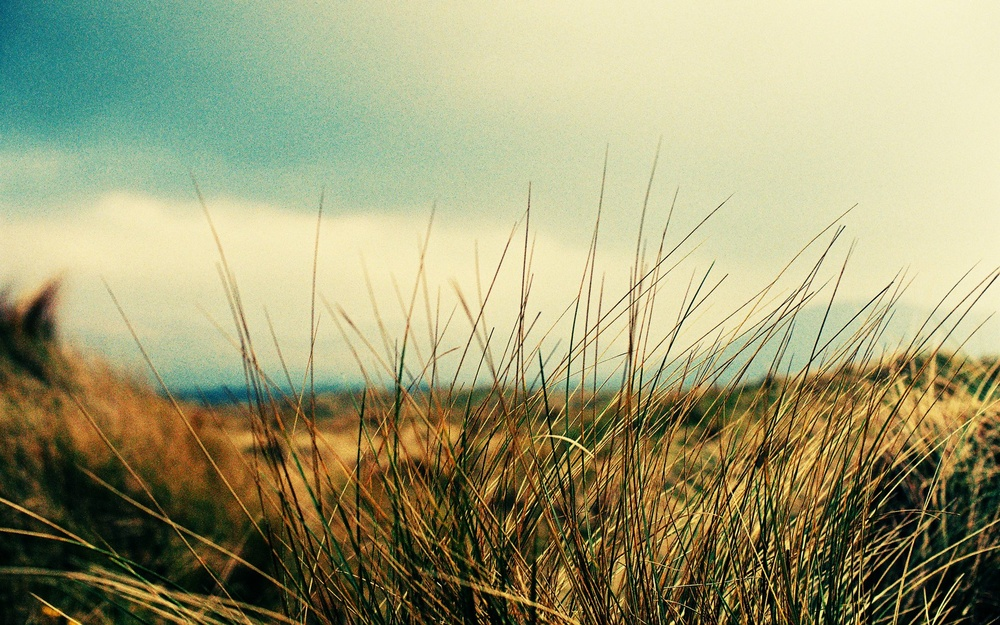
#> input picture test2.jpeg, 1000 x 625 px, shrunk from 1920 x 1200 before the run, given in place of test2.jpg, which was not available
$ python local_gamma_correction.py
#> lines starting #> are read from the running program, lines starting #| are printed output that depends on the picture; pictures that were not available may be replaced by others from this repository, and a replacement may not be noted
import cv2
import numpy as np
import math


def gamma_trans(img, gamma):  # gamma函数处理
    gamma_table = [np.power(x / 255.0, gamma) * 255.0 for x in range(256)]  # 建立映射表
    gamma_table = np.round(np.array(gamma_table)).astype(np.uint8)  # 颜色值为整数
    return cv2.LUT(img, gamma_table)  # 图片颜色查表。另外可以根据光强（颜色）均匀化原则设计自适应算法。


def nothing(x):
    pass


file_path = "D:\\DataSet\\test2.jpg"
# img_gray = cv2.imread(file_path, 0)  # 灰度图读取，用于计算gamma值
img = cv2.imread(file_path)  # 原图读取
#> img is the input picture: shape (625, 1000, 3); mean B, G, R 117.4, 156.3, 158.1
v = cv2.cvtColor(img, cv2.COLOR_BGR2HSV)[:,:,2]
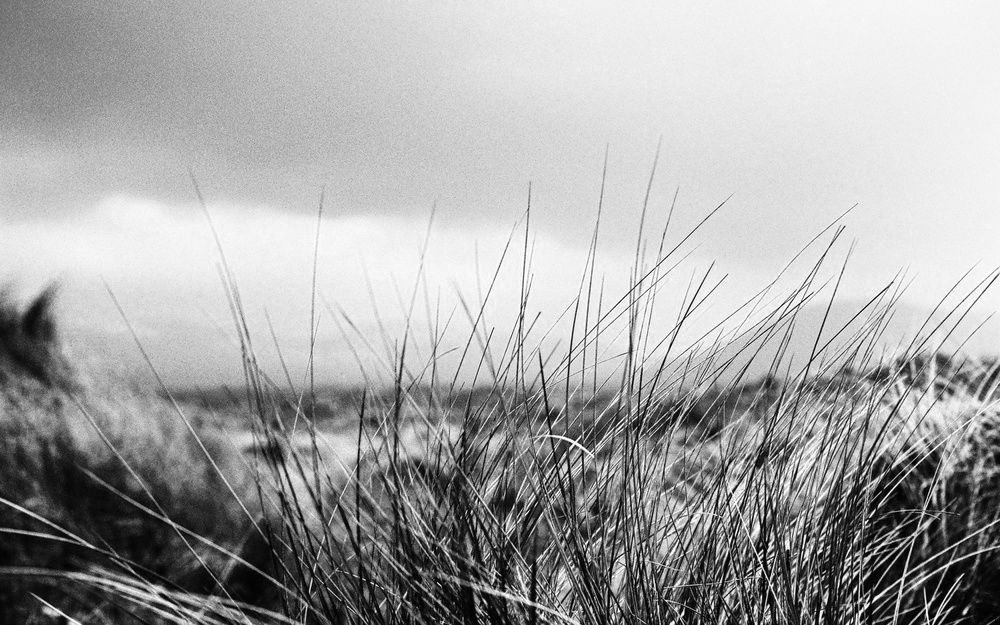
#> v: shape (625, 1000); min 0, max 255, mean 166.8
v_ = cv2.GaussianBlur(v, (3, 3), 1)
# v_ = cv2.blur(v, (11,11))
v_ = 0.5 + (v_/255)*0.3
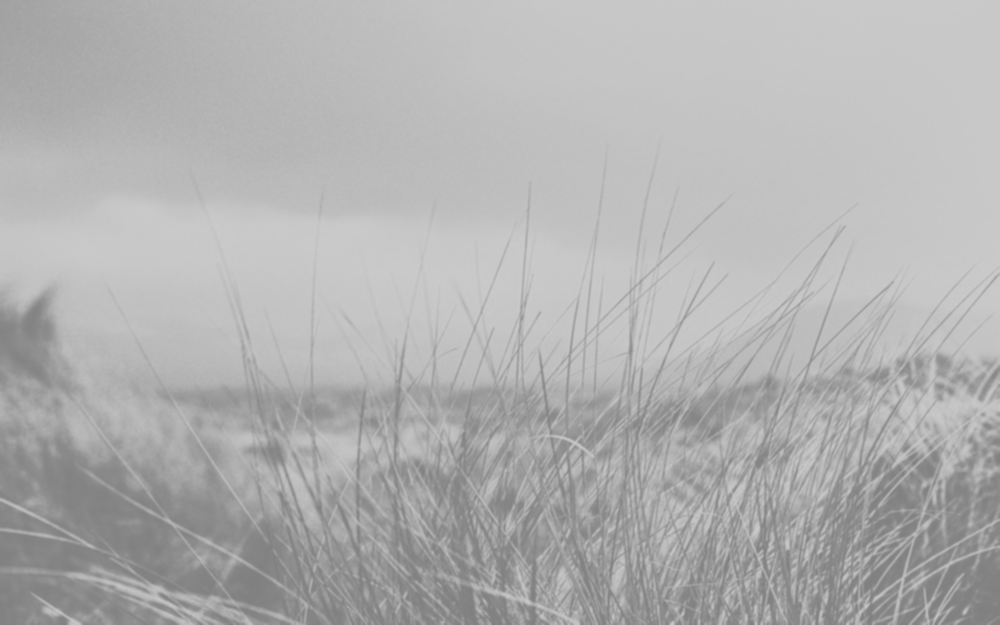
#> v_: shape (625, 1000) float64; min 0.502, max 0.795, mean 0.696
r = img[:, :, 0]
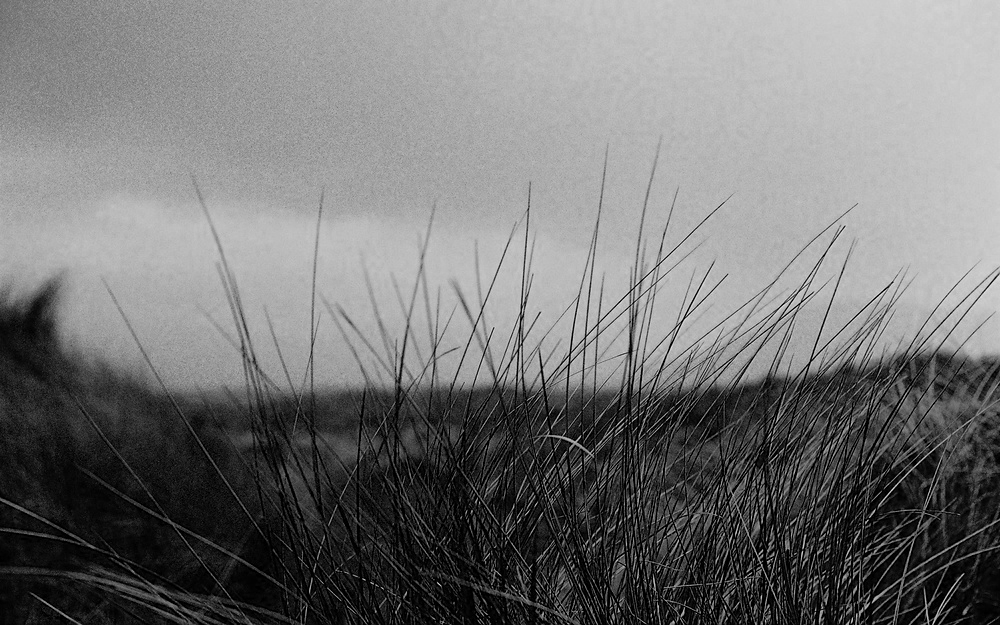
#> r: shape (625, 1000); min 0, max 229, mean 117.4
g = img[:, :, 1]
b = img[:, :, 2]
r = np.power(r, v_)
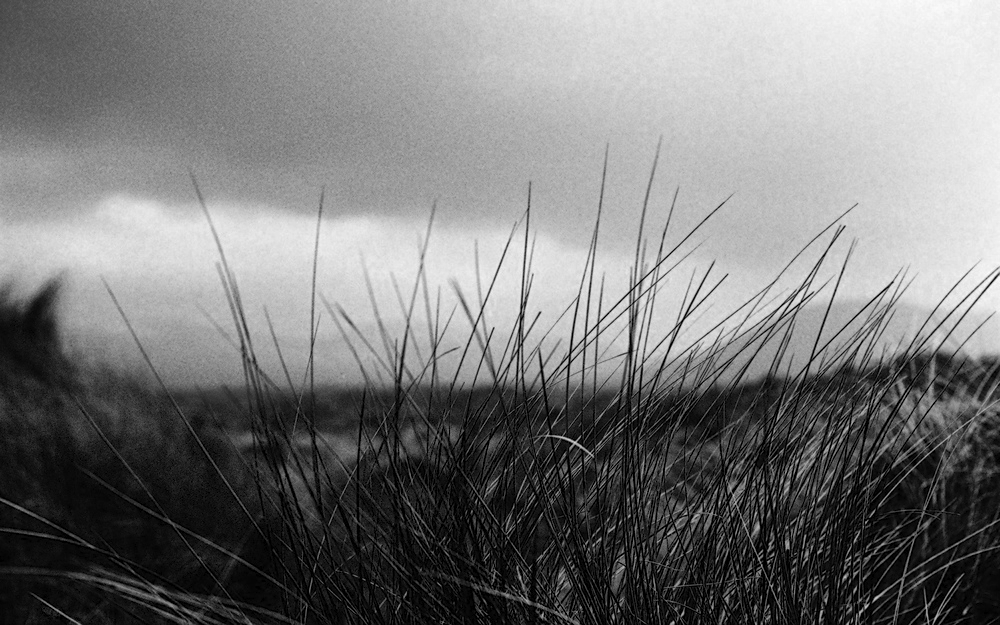
#> r: shape (625, 1000) float64; min 0, max 69.49, mean 33.2; drawn with min black and max white
MIN = np.min(r)
#> MIN = 0
MAX = np.max(r)
#> MAX = 69.49
r = np.uint8(((r - MIN) / (MAX - MIN)) * 255)
g = np.power(g, v_)
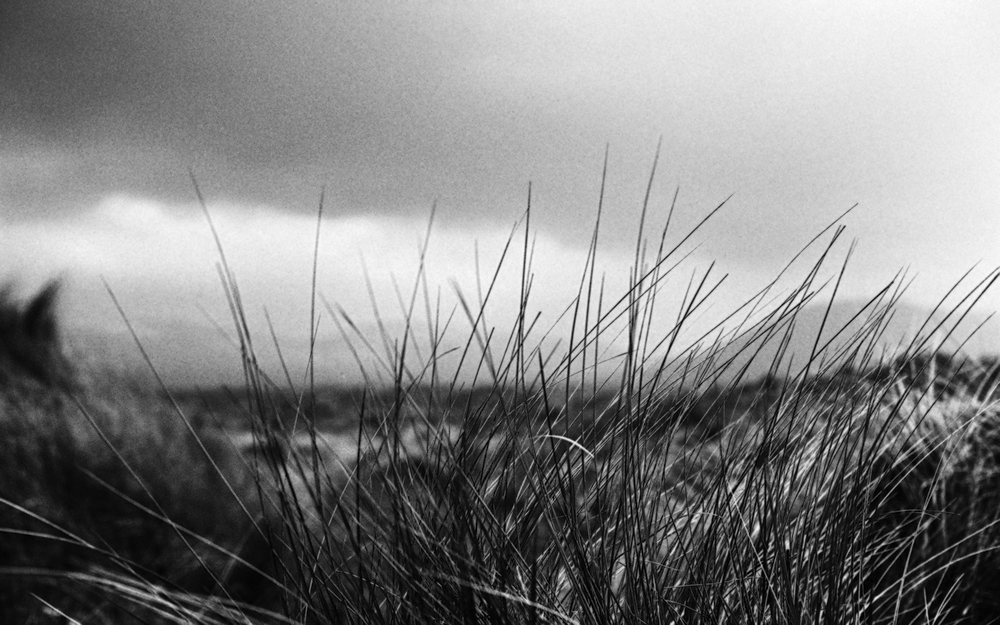
#> g: shape (625, 1000) float64; min 0, max 78.42, mean 40.8; drawn with min black and max white
MIN = np.min(g)
MAX = np.max(g)
#> MAX = 78.42
g = np.uint8(((g - MIN) / (MAX - MIN)) * 255)
b = np.power(b, v_)
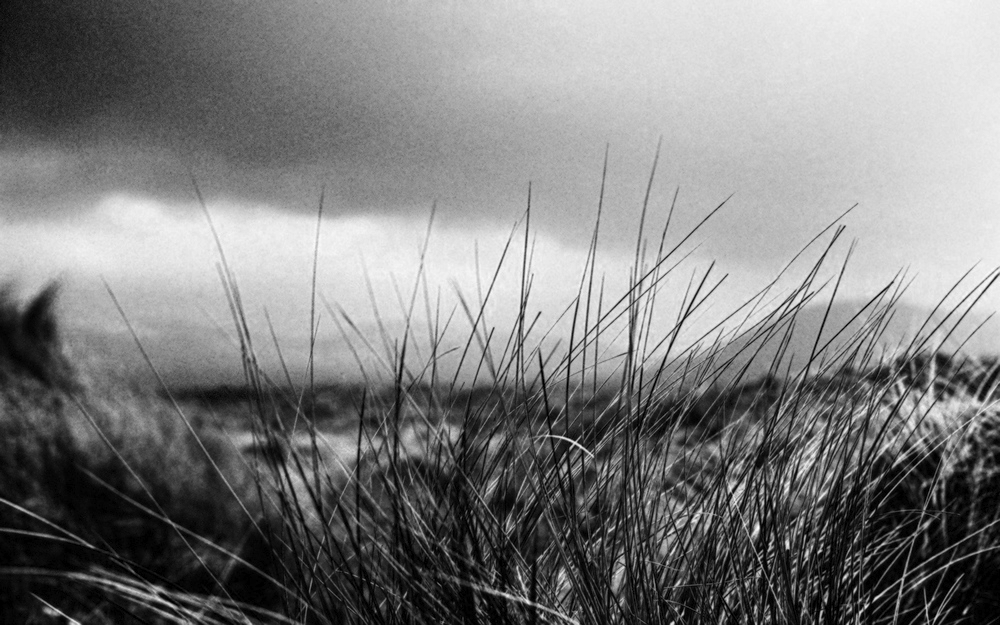
#> b: shape (625, 1000) float64; min 0, max 82.02, mean 41.1; drawn with min black and max white
MIN = np.min(b)
MAX = np.max(b)
#> MAX = 82.02
b = np.uint8(((b - MIN) / (MAX - MIN)) * 255)
img = cv2.merge([r, g, b])
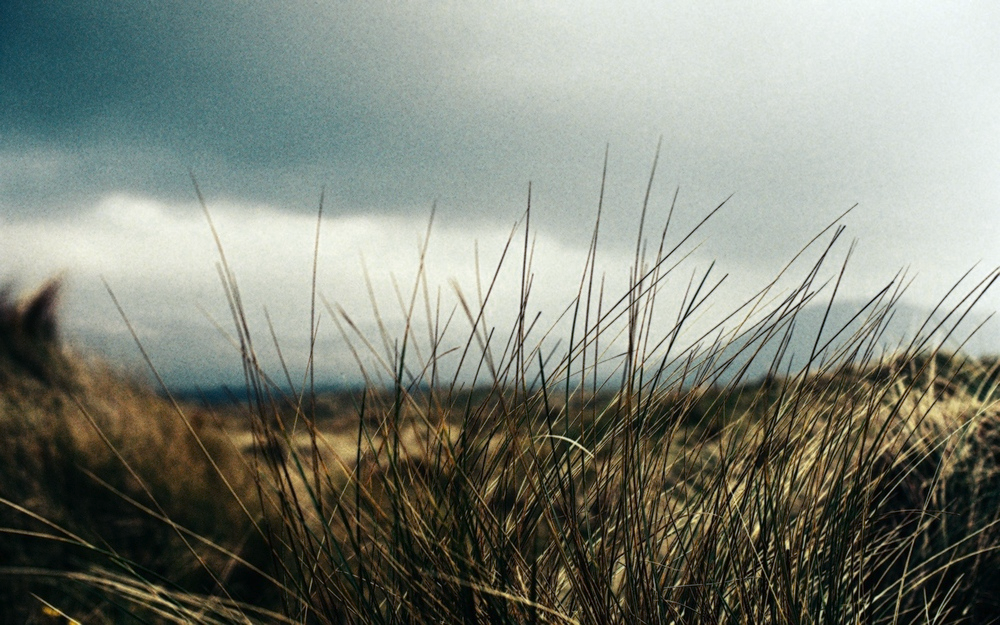
#> img: shape (625, 1000, 3); mean B, G, R 121.4, 132.2, 127.3


cv2.imshow('dsadas', img)
# mean = np.mean(img_gray)
# gamma_val = math.log10(0.5) / math.log10(mean / 255)  # 公式计算gamma
#
# image_gamma_correct = gamma_trans(img, gamma_val)  # gamma变换
#
# # print(mean,np.mean(image_gamma_correct))
#
# cv2.imshow('image_raw', img)
# cv2.imshow('image_gamma', image_gamma_correct)
cv2.waitKey(0)

$ run again, with FLIR_00010.jpeg copied over test2.jpeg
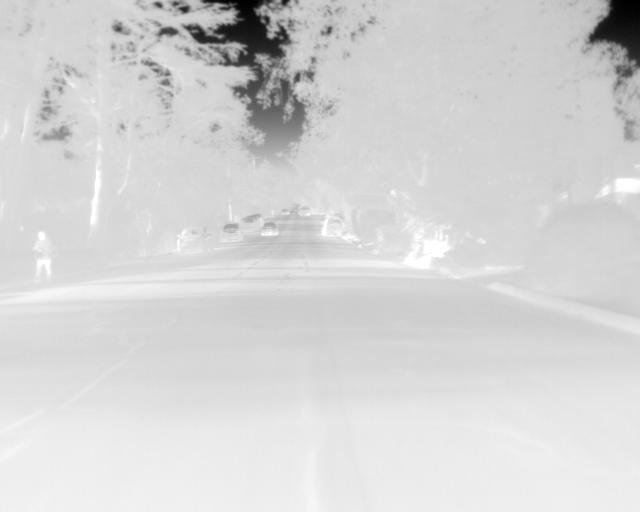
#> input picture FLIR_00010.jpeg, 640 x 512 px, given in place of test2.jpg, which was not available
#> img is the input picture: shape (512, 640, 3); min 0, max 255, mean 212.6
#> `r = np.power(r, v_)`:
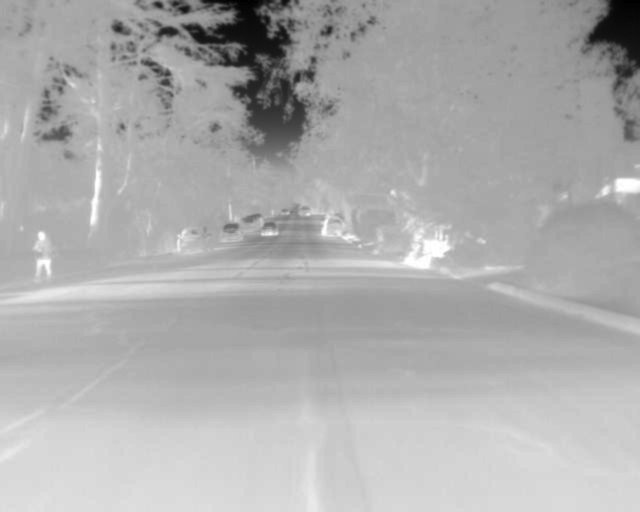
#> r: shape (512, 640) float64; min 0, max 84.18, mean 57.4; drawn with min black and max white
#> MIN = 0
#> MAX = 84.18
